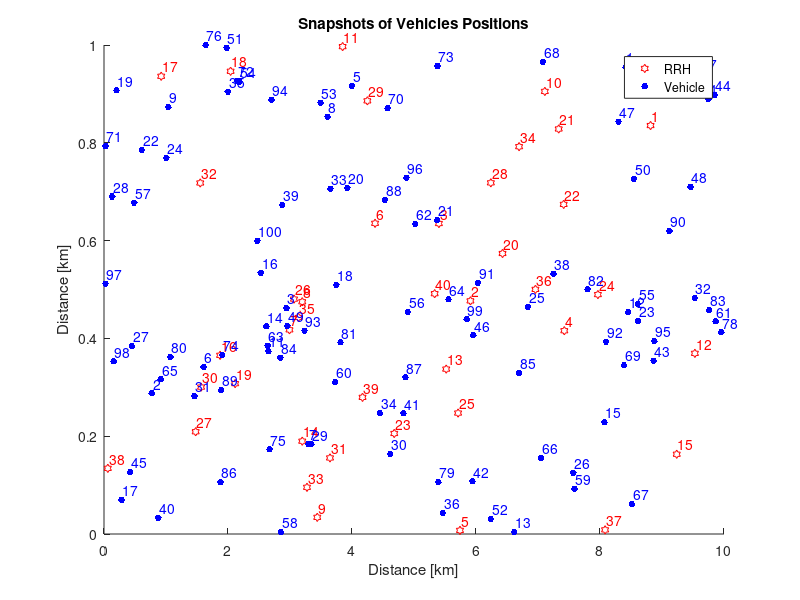

The MATLAB source for this figure: (Note: this script raises an error after producing the figure.)
clear; clc;

numberOfVehicles = 100; % 200; 300; 400;
numberOfRRHs = 40;
x1 = rand(1, numberOfRRHs)*10;
y1 = rand(1, numberOfRRHs);
x2 = rand(1, numberOfVehicles)*10;
y2 = rand(1, numberOfVehicles);

close all;
figure;
hold on;
hNodes = plot(x1, y1, 'rh', x2, y2, 'b.', 'MarkerSize', 15);
title('Snapshots of Vehicles Positions')
xlabel('Distance [km]')
ylabel('Distance [km]')
legend({'RRH','Vehicle'})
for i = 1 : numberOfRRHs
    text(x1(i)+0.02, y1(i)+0.02, num2str(i),'Color','r')
end
for j = 1 : numberOfVehicles
    text(x2(j)+0.02, y2(j)+0.02, num2str(j),'Color','b')
end

alpha = 3.5;
PtdBm = 23;
Pt = 10^(PtdBm/10);
R = 1;
In = calcIn(alpha,R,Pt);
BW = 10*10^(6);
NOcdBm = -174 + 10*log10(BW);
NOc = 10^(NOcdBm/10);
Distance = zeros;
SINR = zeros;
SINRdB =zeros;
Efficiency = zeros;
DataRate = zeros;
UpLinkDataRate = zeros;
MaxRB = zeros;
ReqRB = zeros;
CeilofReqRB = zeros;

count = 1;
for i = 1 : numberOfRRHs
    for j = 1 : numberOfVehicles
        
    Distance(i,j) = sqrt((x1(i) - x2(j))^2 + (y1(i) - y2(j))^2);
    SINR(i,j) = (Pt*((Distance(i,j)).^-alpha))/((numberOfRRHs)*In + NOc);
    SINRdB(i,j)=10*log10(SINR(i,j));

    if (SINRdB(i,j) <= -9.5)
        Efficiency(i,j) = 0.000001;
    elseif (SINRdB(i,j) > -9.5) && (SINRdB(i,j) <= -6.7)
        Efficiency(i,j) = 0.1523;
    elseif (SINRdB(i,j) > -6.7) && (SINRdB(i,j) <= -4.1)
        Efficiency(i,j) = 0.2344;
    elseif (SINRdB(i,j) > -4.1) && (SINRdB(i,j) <= -1.8)
        Efficiency(i,j) = 0.3770;
    elseif (SINRdB(i,j) > -1.8) && (SINRdB(i,j) <= 0.4)
        Efficiency(i,j) = 0.6016;    
    elseif (SINRdB(i,j) > 0.4) && (SINRdB(i,j) <= 2.5)
        Efficiency(i,j) = 0.8770;
    elseif (SINRdB(i,j) > 2.5) && (SINRdB(i,j) <= 4.5)
        Efficiency(i,j) = 1.1758;    
    elseif (SINRdB(i,j) > 4.5) && (SINRdB(i,j) <= 6.5)
        Efficiency(i,j) = 1.4766;    
    elseif (SINRdB(i,j) > 6.5) && (SINRdB(i,j) <= 8.5)
        Efficiency(i,j) = 1.9141;
    elseif (SINRdB(i,j) > 8.5) && (SINRdB(i,j) <= 10.3)
        Efficiency(i,j) = 2.4063;        
    elseif (SINRdB(i,j) > 10.3) && (SINRdB(i,j) <= 12.3)
        Efficiency(i,j) = 2.7305;    
    elseif (SINRdB(i,j) > 12.3) && (SINRdB(i,j) <= 14.2)
        Efficiency(i,j) = 3.3223;    
    elseif (SINRdB(i,j) > 14.2) && (SINRdB(i,j) <= 15.9)
        Efficiency(i,j) = 3.9023;
    elseif (SINRdB(i,j) > 15.9) && (SINRdB(i,j) <= 17.8)
        Efficiency(i,j) = 4.5234;    
    elseif (SINRdB(i,j) > 17.8) && (SINRdB(i,j) <= 19.8)
        Efficiency(i,j) = 5.1152;    
    elseif (SINRdB(i,j) > 19.8) 
        Efficiency(i,j) = 5.5547;
    end
        
    DataRate(i,j) = 12*14*Efficiency(i,j)*1000;  
    UpLinkDataRate(j) = 1000000;
    MaxRB(i) = 50;
    ReqRB(i,j) = UpLinkDataRate(j)/DataRate(i,j);
    CeilofReqRB(i,j) = ceil(ReqRB(i,j));

    count = count + 1; 
    end
end

disp(SINRdB)
disp(Efficiency)
disp(DataRate)
disp(ReqRB)
disp(CeilofReqRB)
